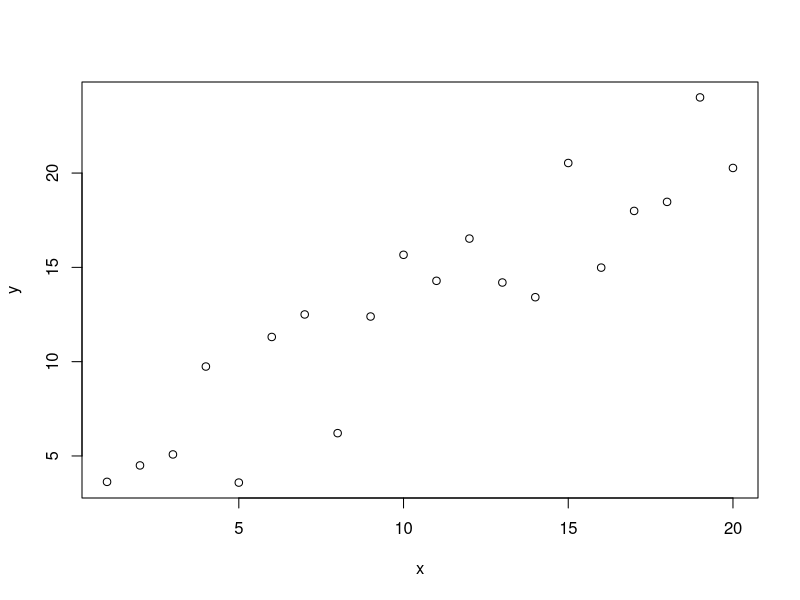
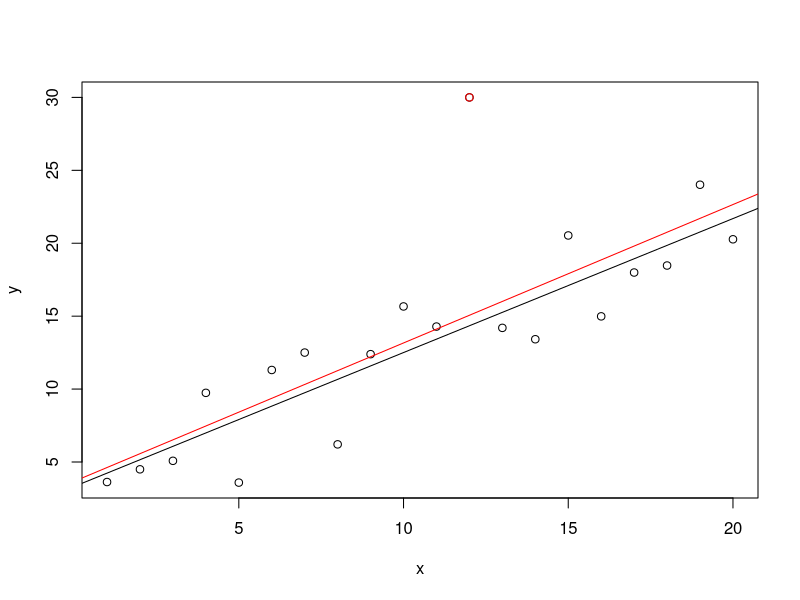

Generate these figures, in order, with R: (Note: this script raises an error after producing the figures.)
#library(arm)
#outliers

x<-1:20
y<-jitter(x+2,20)
plot(x,y)
lm1<-lm(y~x)

#change y[12] to an outlier
y[12]<-30
plot(x,y)
points(x[12],y[12],col="red")
lm2<-lm(y~x)

abline(lm1)
abline(lm2, col="red")

display(lm1)
display(lm2)


#add y[21]
y[12]<-x[12]+2
x<-c(1:20,35)
y[21]<-x[21]+2
plot(x,y)
points(x[21],y[21],col="red")

lm3<-lm(y~x)
abline(lm1)
abline(lm3,col="red")
display(lm3)

#change y[21]
y[21]<-10
plot(x,y)
points(x[21],y[21],col="red")

lm4<-lm(y~x)
abline(lm1)
abline(lm4,col="red")


lm2.outliers<-data.frame(Stand.Res=cbind(round(rstandard(lm2),2),Lev=round(hatvalues(lm2),2),Cooks=round(cooks.distance(lm2),2)))
lm3.outliers<-data.frame(Stand.Res=cbind(round(rstandard(lm3),2),Lev=round(hatvalues(lm3),2),Cooks=round(cooks.distance(lm3),2)))
lm4.outliers<-data.frame(Stand.Res=cbind(round(rstandard(lm4),2),Lev=round(hatvalues(lm4),2),Cooks=round(cooks.distance(lm4),2)))

write.csv(lm2.outliers,row.names = FALSE,"lm2.csv")
write.csv(lm3.outliers,row.names = FALSE,"lm3.csv")
write.csv(lm4.outliers,row.names = FALSE,"lm4.csv")

plot(lm4,which=c(4))

test.dat<-data.frame(x=x,y=y)
